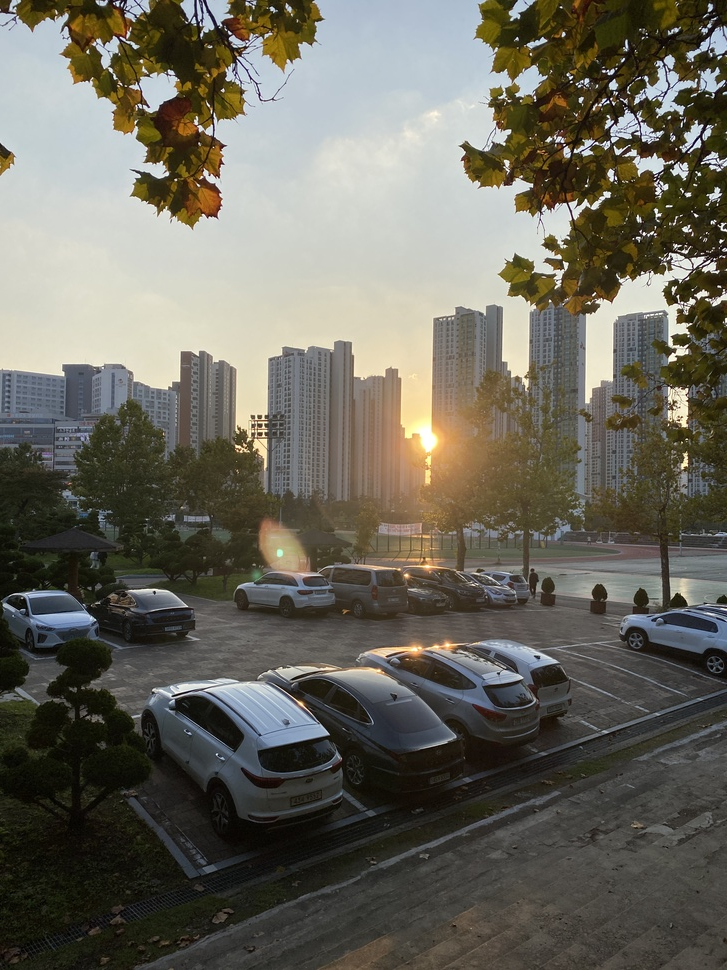
//> input picture lab10/pano_center.jpg, 727 x 970 px, shrunk from 3024 x 4032 before the run, given in place of Scene.jpg, which was not available
$ ./12주차과제   (built with g++ and OpenCV 4)
//> lines starting //> are read from the running program, lines starting //| are printed output that depends on the picture; pictures that were not available may be replaced by others from this repository, and a replacement may not be noted
#include <iostream>
#include <ctime>
#include <algorithm>
#include "opencv2/core/core.hpp"			// Mat class와 각종 data structure 및 산술 루틴을 포함하는 헤더
#include "opencv2/highgui/highgui.hpp"		// GUI와 관련된 요소를 포함하는 헤더(imshow 등)
#include "opencv2/imgproc/imgproc.hpp"		// 각종 이미지 처리 함수를 포함하는 헤더
#include "opencv2/objdetect/objdetect.hpp"
#include "opencv2/features2d.hpp"
#include "opencv2/xfeatures2d.hpp"
#include "opencv2/calib3d.hpp"
#include "opencv2/stitching.hpp" //스티처 이용 위해서 포함

using namespace cv;
using namespace std;
using namespace cv::xfeatures2d;

// [99 lines left out: function makePanorama, not called in this run]

Mat findBook(Mat& img_l, Mat& img_r, int thresh_dist, int min_matches) {

	Mat img_gray_l, img_gray_r;
	cvtColor(img_l, img_gray_l, CV_BGR2GRAY);
	cvtColor(img_r, img_gray_r, CV_BGR2GRAY);

	Ptr<SiftFeatureDetector> Detector = SiftFeatureDetector::create();
	vector<KeyPoint> kpts_obj, kpts_scene;
	Detector->detect(img_gray_l, kpts_obj);
	Detector->detect(img_gray_r, kpts_scene);

	Mat img_kpts_l, img_kpts_r;
	drawKeypoints(img_gray_l, kpts_obj, img_kpts_l, Scalar::all(-1), DrawMatchesFlags::DEFAULT);
	drawKeypoints(img_gray_r, kpts_scene, img_kpts_r, Scalar::all(-1), DrawMatchesFlags::DEFAULT);
	//imshow("img_kpts_l", img_kpts_l);
	imshow("img_kpts_r", img_kpts_r);


	Ptr<SiftDescriptorExtractor> Extractor = SiftDescriptorExtractor::create(100, 4, 3, false, true);

	Mat img_des_obj, img_des_scene;
	Extractor->compute(img_gray_l, kpts_obj, img_des_obj);
	Extractor->compute(img_gray_r, kpts_scene, img_des_scene);

	BFMatcher matcher(NORM_L2);
	vector<DMatch> matches;
	matcher.match(img_des_obj, img_des_scene, matches);

	Mat img_matches;
	drawMatches(img_gray_l, kpts_obj, img_gray_r, kpts_scene,
		matches, img_matches, Scalar::all(-1), Scalar::all(-1),
		vector<char>(), DrawMatchesFlags::NOT_DRAW_SINGLE_POINTS);
	//imshow("img_matches", img_matches);

	double dist_min = matches[0].distance;
	double dist_max = matches[0].distance;
	double dist;
	for (int i = 0; i < img_des_obj.rows; i++) {
		dist = matches[i].distance;
		if (dist < dist_min)dist_min = dist;
		if (dist > dist_min)dist_max = dist;
	}
	printf("max_dist : %f \n", dist_max);
	printf("min_dist : %f \n", dist_min);

	vector<DMatch> matches_good;
	do {
		vector<DMatch> good_matches2;
		for (int i = 0; i < img_des_obj.rows; i++) {
			if (matches[i].distance < thresh_dist * dist_min)
				good_matches2.push_back(matches[i]);
		}
		matches_good = good_matches2;
		thresh_dist -= 1;
	} while (thresh_dist != 2 && matches_good.size() > min_matches);

	Mat img_matches_good;
	drawMatches(img_gray_l, kpts_obj, img_gray_r, kpts_scene,
		matches_good, img_matches_good, Scalar::all(-1), Scalar::all(-1),
		vector<char>(), DrawMatchesFlags::NOT_DRAW_SINGLE_POINTS);
	imshow("img_matches_good", img_matches_good);
	imwrite("lab10/img_matches_good.jpg", img_matches_good);


	vector<Point2f>obj, scene;
	for (int i = 0; i < matches_good.size(); i++) {
		obj.push_back(kpts_obj[matches_good[i].queryIdx].pt);
		scene.push_back(kpts_scene[matches_good[i].trainIdx].pt);
	}

	Mat mat_homo = findHomography(scene, obj, RANSAC);


	Mat img_rec(img_r.rows, img_r.cols, CV_8UC3);
	rectangle(img_rec, Rect(0,0, img_r.cols, img_r.rows), Scalar(0,0,255), 50, 8, 0);
	//imshow("img_rec", img_rec);

	Mat img_trans;
	warpPerspective(img_rec, img_trans, mat_homo,
		Size(img_l.cols * 2, img_l.rows * 1.2), INTER_CUBIC);
	imshow("img_res", img_trans);


	//해당 부분이 책의 경계이면 지정된 색으로 표시
	for (int y = 0; y < img_l.rows; y++) {
		for (int x = 0; x < img_l.cols; x++) {
			if (img_trans.at<Vec3b>(y, x)[0] == 0 &&
				img_trans.at<Vec3b>(y, x)[1] == 0 &&
				img_trans.at<Vec3b>(y, x)[2] == 255) {
				img_l.at<Vec3b>(y, x)[0] = 255;
				img_l.at<Vec3b>(y, x)[1] = 255;
				img_l.at<Vec3b>(y, x)[2] = 0;

			}
		}
	}

	//imshow("img_res", img_l);

	return img_l;
}


void hw2() {
	Mat matImg1 = imread("lab10/Scene.jpg", IMREAD_COLOR);
	Mat matImg2 = imread("lab10/Book1.jpg", IMREAD_COLOR);

	Mat res = findBook(matImg1, matImg2, 3, 60);
	imshow("panorama_res", res);
	waitKey();

}

// [44 lines left out: functions ex_panorama, ex_panorama_simple, not called in this run]

int main() {
	hw2();
//> in hw2, matImg1 is the input picture: 970 rows x 727 cols, CV_8UC3; mean B, G, R 92.3, 102.6, 105.1
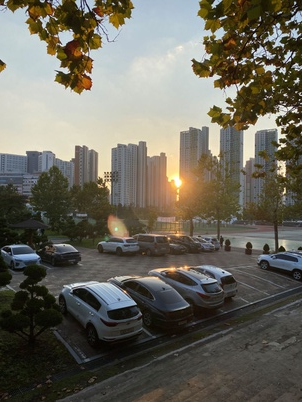
//> input picture lab10/pano_center_resized.jpg, 302 x 402 px, shrunk from 1254 x 1672 before the run, given in place of Book1.jpg, which was not available
//> in hw2, matImg2 is the input picture: 402 rows x 302 cols, CV_8UC3; mean B, G, R 91.2, 102.1, 105.3
//> in findBook, `cvtColor(img_l, img_gray_l, CV_BGR2GRAY);`:
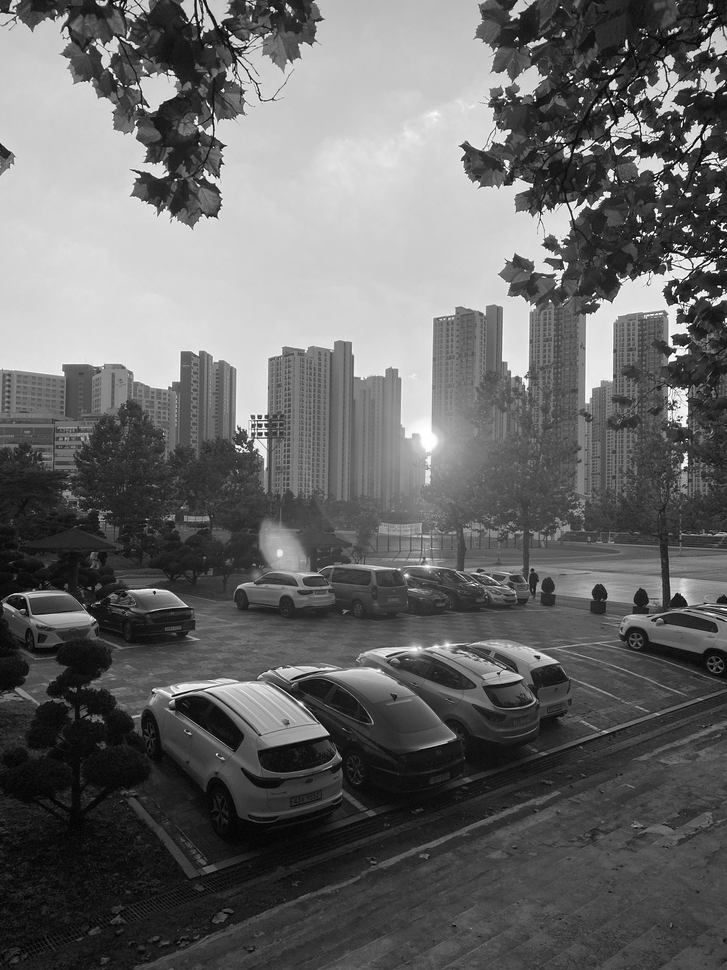
//> img_gray_l: 970 rows x 727 cols, CV_8UC1; min 0, max 255, mean 102.2
//> in findBook, `Detector->detect(img_gray_l, kpts_obj);`: kpts_obj = 3084 keypoints; strongest (x, y, size): (721, 241, 2.4), (696, 215, 2.2), (699, 174, 2.2), (644, 234, 2.1)
//> in findBook, `Detector->detect(img_gray_r, kpts_scene);`: kpts_scene = 817 keypoints; strongest (x, y, size): (255, 35, 2.5), (252, 80, 1.9), (253, 72, 2), (279, 148, 2.1)
//> in findBook, `drawKeypoints(img_gray_r, kpts_scene, img_kpts_r, Scalar::all(-1), Dra..`:
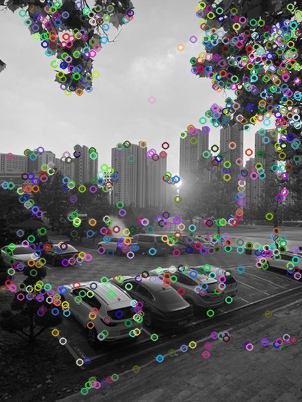
//> img_kpts_r: 402 rows x 302 cols, CV_8UC3; mean B, G, R 105.5, 105.3, 105
//> in findBook, `matcher.match(img_des_obj, img_des_scene, matches);`: matches = 3084 matches
//> in findBook, `drawMatches(img_gray_l, kpts_obj, img_gray_r, kpts_scene, matches, img..`:
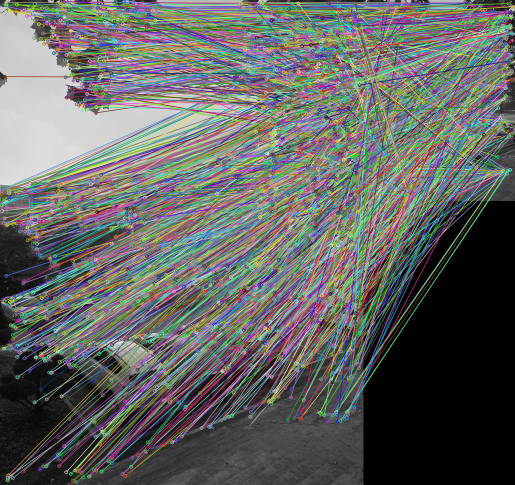
//> img_matches: 970 rows x 1029 cols, CV_8UC3 (shown at 1/2 size); mean B, G, R 98.3, 100.7, 98.8
//> in findBook, `double dist_min = matches[0].distance;`: dist_min = 347.8
//> the loop in findBook, `for (int i = 0; i < img_des_obj.rows; i++)` made 3084 passes
//> (dist, dist_max) on passes 4, 5, 6, 8, 9, 10, 11, 12, 13, 14, 15, 17: (339.1, 339.1), (317.7, 317.7), (336.2, 336.2), (347.4, 347.4), (317.8, 317.8), (374.3, 374.3), (324.2, 324.2), (369.5, 369.5), (381.8, 381.8), (322.5, 322.5), (315.5, 315.5), (306.2, 306.2)
//> (dist, dist_min) on passes 2, 3, 7, 16, 18, 83: (314.4, 314.4), (313.1, 313.1), (299.5, 299.5), (277, 277), (38.69, 38.69), (26.13, 26.13)
//> after the loop in findBook, `for (int i = 0; i < img_des_obj.rows; i++)`: dist_min = 11.4
//| max_dist : 296.157043
//| min_dist : 11.401754
//> after the loop in findBook, `do`: thresh_dist = 2
//> in findBook, `drawMatches(img_gray_l, kpts_obj, img_gray_r, kpts_scene, matches_good..`:
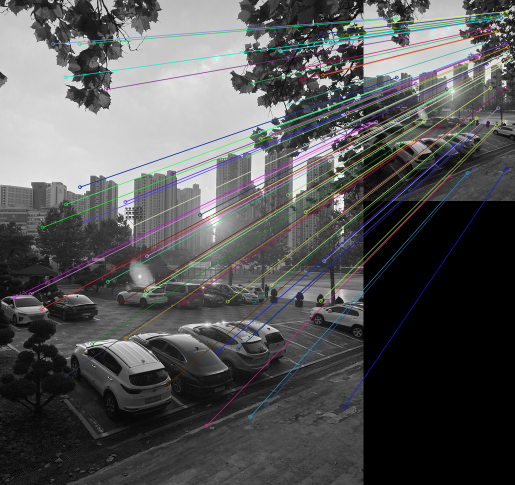
//> img_matches_good: 970 rows x 1029 cols, CV_8UC3 (shown at 1/2 size); mean B, G, R 86.2, 85.8, 85.3
//> the loop in findBook, `for (int i = 0; i < matches_good.size(); i++)` made 79 passes
//> after the loop in findBook, `for (int i = 0; i < matches_good.size(); i++)`: obj = 79 Points (x, y), first 12: [28.35, 594.9], [60.51, 587.7], [82.28, 617.8], [84.66, 454.6], [105.5, 87.41], [130.8, 154.2], [131.7, 408.3], [132, 751], [158.6, 87.79], [159.5, 373.9], [159.5, 373.9], [171.1, 442.3]; scene = 79 Points (x, y), first 12: [11.46, 246.4], [24.94, 243.3], [34.05, 255.9], [35.08, 188.2], [43.64, 36.07], [54.06, 63.7], [54.58, 169], [54.72, 311.2], [65.74, 36.23], [66.09, 154.8], [66.09, 154.8], [70.92, 183.3]
//> in findBook, `Mat mat_homo = findHomography(scene, obj, RANSAC);`: mat_homo = [[2.41, -0.000373, 0.504], [-0.000678, 2.41, 0.504], [-1.7e-06, 5.51e-08, 1]]
//> in findBook, `warpPerspective(img_rec, img_trans, mat_homo, Size(img_l.cols * 2, img..`:
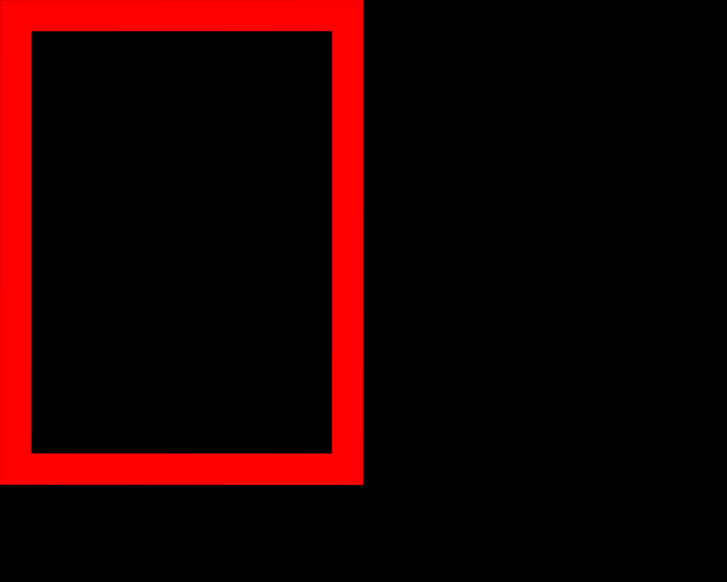
//> img_trans: 1164 rows x 1454 cols, CV_8UC3 (shown at 1/2 size); mean B, G, R 0, 0, 29.6
//> after the loop in findBook, `for (int y = 0; y < img_l.rows; y++)`:
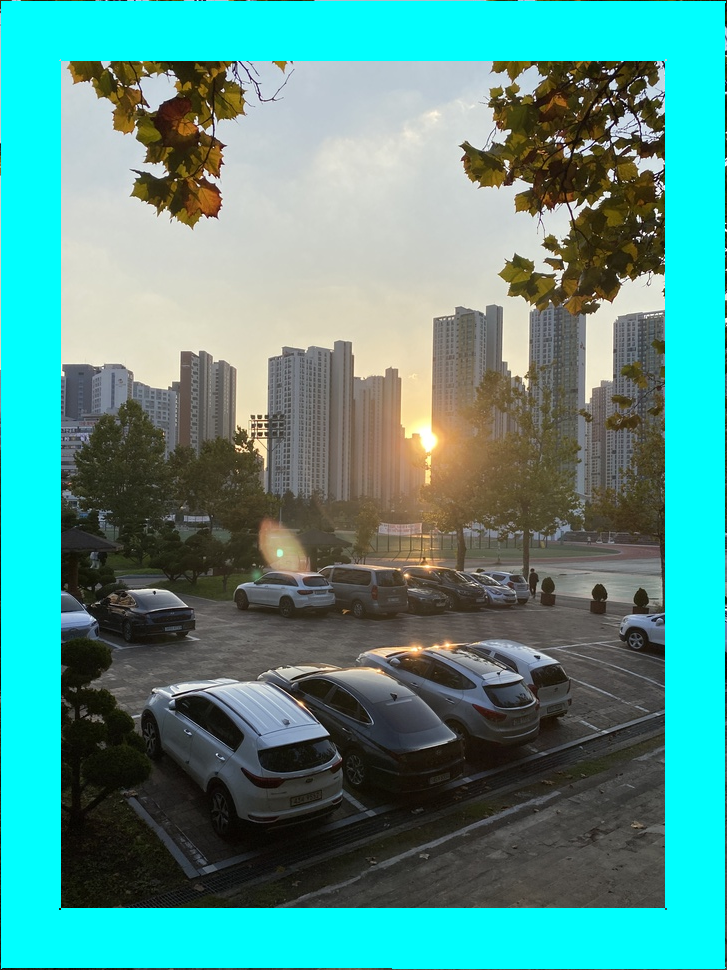
//> img_l: 970 rows x 727 cols, CV_8UC3; mean B, G, R 139.8, 147.4, 81.5
}
